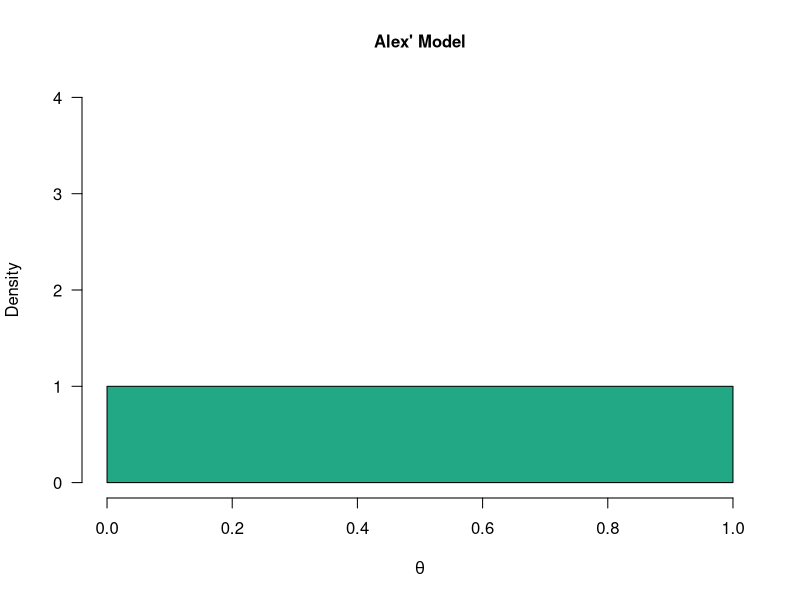
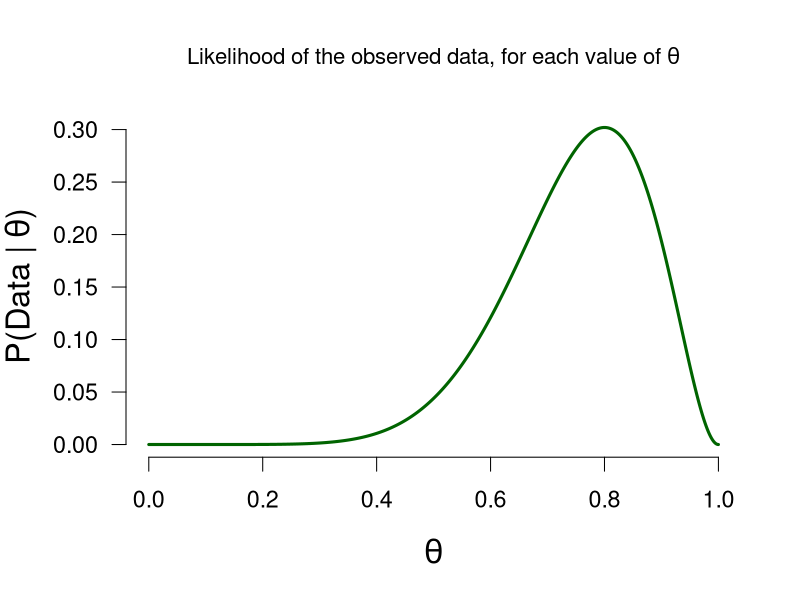
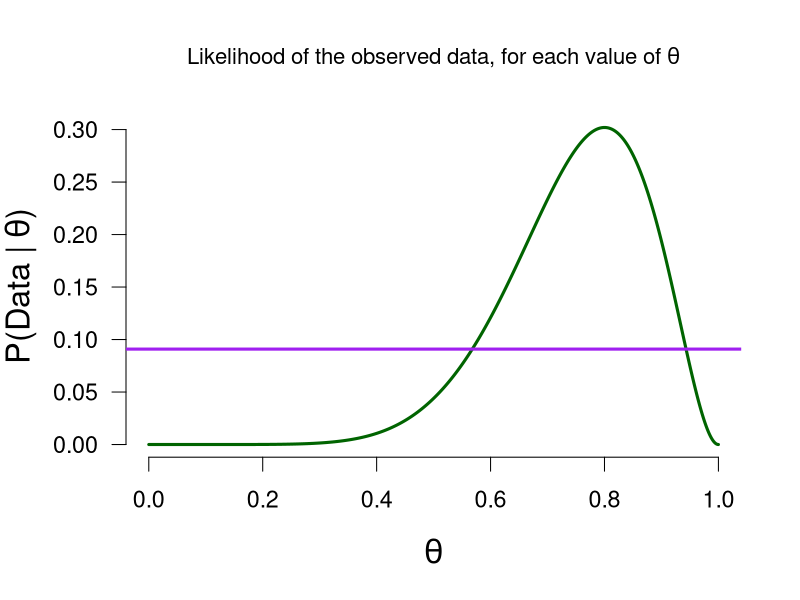
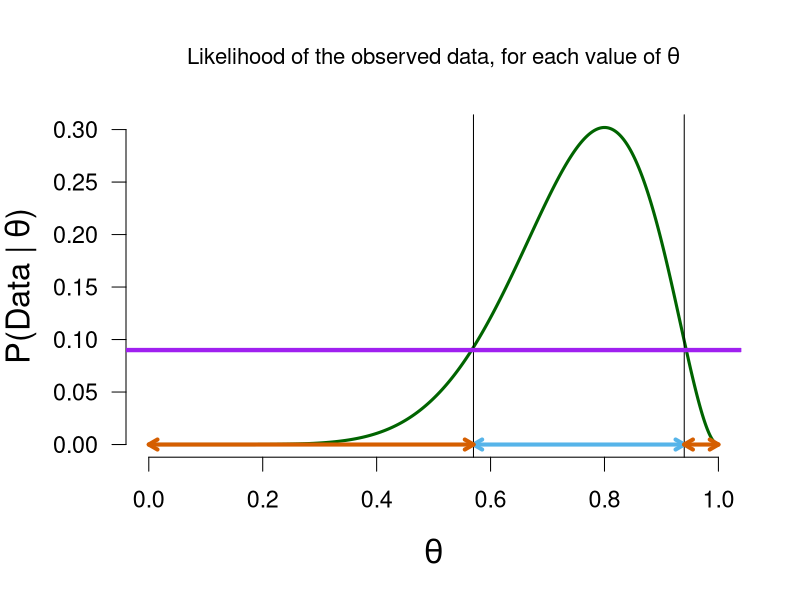
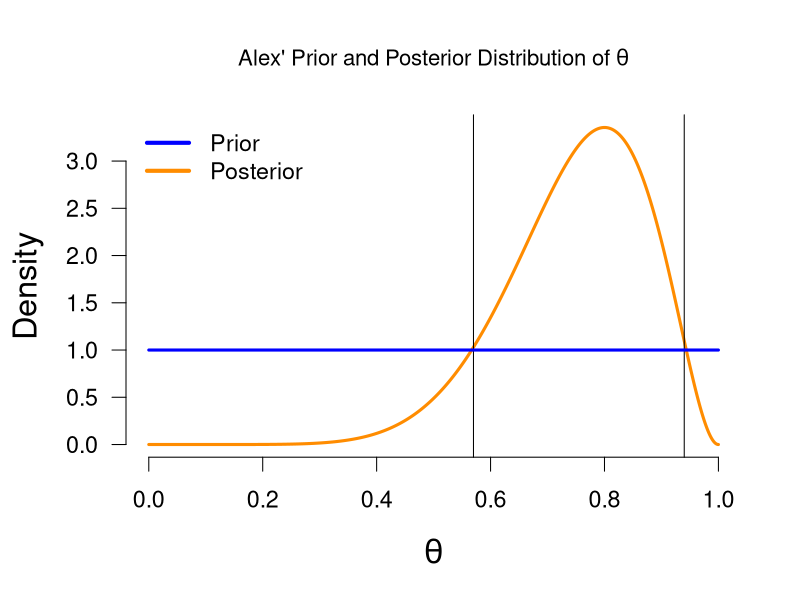
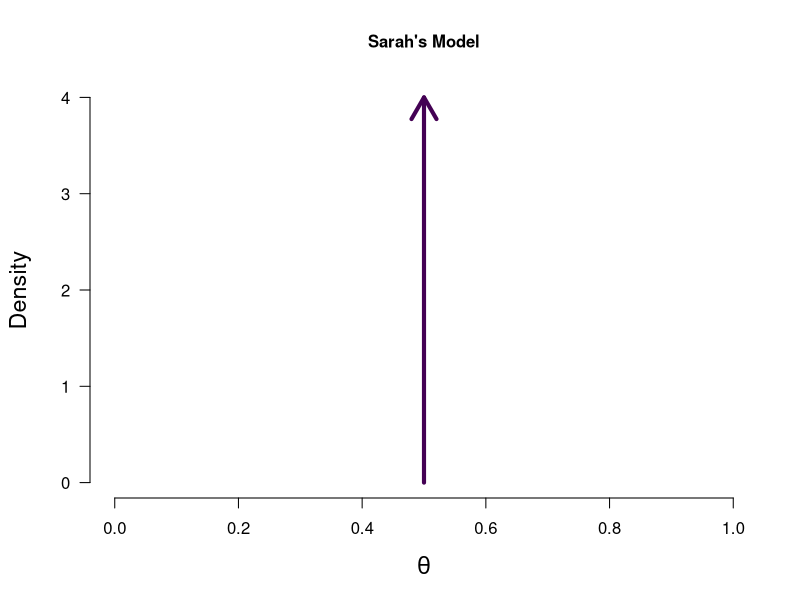
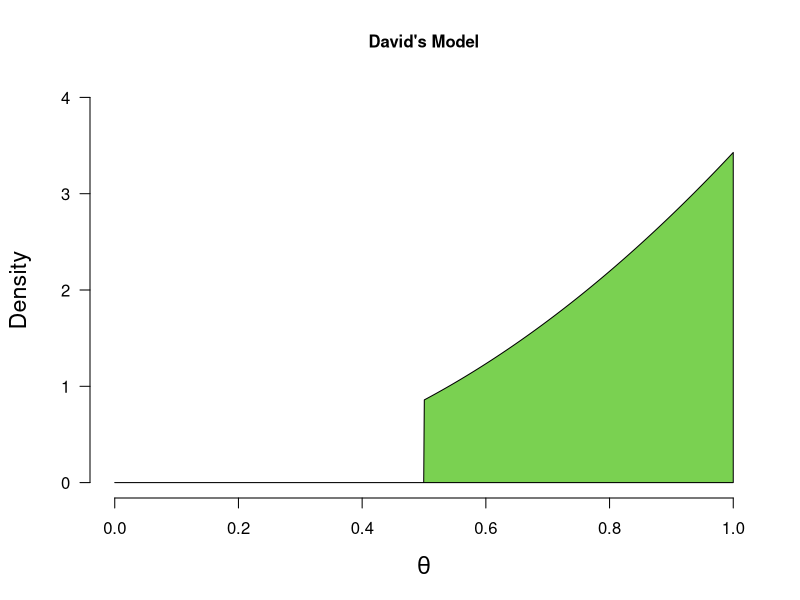
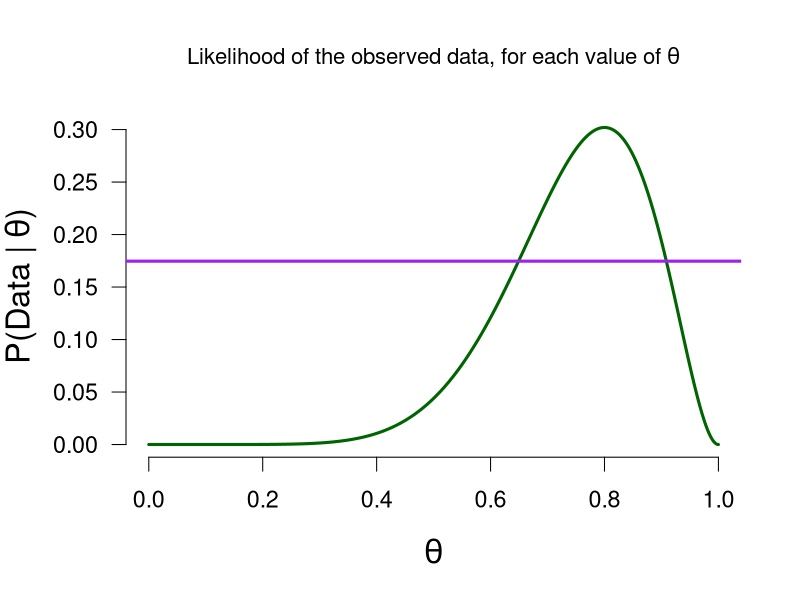

The R script that drew these images, in order:
## ---- chunk 1
tBetFun <- function(x, shape1 = 1, shape2 = 1, side = "pos") {
  ds <- dbeta(x, shape1, shape2)
  if (side == "pos") {
    ds[x<0.5] <- 0
    ds <- ds / integrate(function(x) dbeta(x, shape1, shape2), lower = 0.5, upper = 1)[[1]]
  } else if (side == "neg") {
    ds[x>0.5] <- 0
    ds <- ds / integrate(function(x) dbeta(x, shape1, shape2), lower = 0, upper = 0.5)[[1]]
  }
  return(ds)
}
## ---- chunk 2
#| label: fig-uninformed-model-binomial-prediction-2
par(mfrow = c(1, 1), cex.main = 1)
cols <- viridis::viridis(6)

plot(1, 1, type ="n", xlim = c(0,1), ylim = c(0,4), bty = "n", main = "Alex' Model",
     las = 1, xlab = expression(theta), ylab = "Density")
mySeq <- seq(0, 1, length.out = 1e3)
polygon(x =  c(mySeq, rev(mySeq)), y = c(rep(0, 1e3), tBetFun(mySeq, 1, 1, side = "neutral")), col = cols[4]) 

## ---- chunk 3
#| label: fig-likelihood-binomial-8-heads
par(cex = 1.4, cex.lab = 1.4, mar = c(5.1, 4.5, 4.1, 2.1), cex.main = 0.95)
ss <- seq(0, 1, length.out = 1e4)
dd <- dbinom(x = 8, size = 10, ss)
plot(ss, dd, type = "l", bty = "n", las = 1, ylab = bquote("P(Data |" ~ theta * ")"), xlab = bquote(theta),
     main = bquote("Likelihood of the observed data, for each value of" ~theta),
     lwd = 3, col = "darkgreen")
## ---- chunk 4
#| label: fig-likelihood-binomial-8-heads-marginal
par(cex = 1.4, cex.lab = 1.4, mar = c(5.1, 4.5, 4.1, 2.1), cex.main = 0.95)
ss <- seq(0, 1, length.out = 1e4)
dd <- dbinom(x = 8, size = 10, ss)
plot(ss, dd, type = "l", bty = "n", las = 1, ylab = bquote("P(Data |" ~ theta * ")"), xlab = bquote(theta),
     main = bquote("Likelihood of the observed data, for each value of" ~theta),
     lwd = 3, col = "darkgreen")
abline(h = 1/11, lwd = 3, col = "purple")
## ---- chunk 5
#| label: fig-likelihood-binomial-8-heads-marginal-redgreen
par(cex = 1.4, cex.lab = 1.4, mar = c(5.1, 4.5, 4.1, 2.1), cex.main = 0.95)
pCol <- palette.colors(NULL, "Okabe-Ito")
margLik <- round(1/11, 2)
bords <- round(ss[round(dd, 3) == margLik], 2)
ll <- unique(bords)[1]
uu <- unique(bords)[length(unique(bords))]
plot(ss, dd, type = "l", bty = "n", las = 1, ylab = bquote("P(Data |" ~ theta * ")"), xlab = bquote(theta),
     main = bquote("Likelihood of the observed data, for each value of" ~theta),
     lwd = 3, col = "darkgreen")
ll <- unique(bords)[1]
uu <- unique(bords)[length(unique(bords))]
abline(v = uu)
abline(v = ll)
arrows(ll, 0, uu, 0,  lwd = 4, length = 0.1, code = 3, col = pCol[3])
abline(h = margLik, lwd = 4, col = "purple")

ll <- 0
uu <- unique(bords)[1]
arrows(ll, 0, uu, 0,  lwd = 4, length = 0.1, code = 3, col = pCol[7])
ll <- unique(bords)[length(unique(bords))]
uu <- 1

sq <- seq(ll, uu, length.out = 1e3) #+0.001
arrows(ll, 0, uu, 0,  lwd = 4, length = 0.1, code = 3, col =  pCol[7])
abline(h = margLik, lwd = 4, col = "purple")
## ---- chunk 6
#| label: fig-prior-posterior-binomial
prior <- dbeta(ss, 1, 1)
posterior <- prior * dd / margLik
par(cex = 1.4, cex.lab = 1.4, mar = c(5.1, 4.5, 4.1, 2.1))
plot(ss, posterior, type = "l", bty = "n", las = 1, ylab = "Density", xlab = bquote(theta),
     main = bquote("Alex' Prior and Posterior Distribution of" ~theta),
     lwd = 3, col = "darkorange")
ll <- unique(bords)[1]
uu <- unique(bords)[length(unique(bords))]
abline(v = uu)
abline(v = ll)
curve(dbeta(x, 1, 1), from = 0, to = 1, lwd = 3, col ="blue", add = TRUE)
legend("topleft", legend = c("Prior", "Posterior"), col = c("blue", "darkorange"), lty = 1, lwd = 4, bty = "n")
## ---- chunk 7
#| label: fig-sarah-model-binomial
par(mfrow = c(1, 1), cex.main = 1)
cols <- viridis::viridis(6)
plot(1, 1, type ="n", xlim = c(0,1), ylim = c(0,4), bty = "n", main = "Sarah's Model",
     las = 1, xlab = expression(theta), ylab = "Density")
arrows(x0 = 0.5, x1 = 0.5, y0 = 0, y1 = 4.0, lwd = 4, col = cols[1])
## ---- chunk 8
#| label: fig-david-model-binomial
par(mfrow = c(1, 1), cex.main = 1)
tBetFun <- function(x, shape1 = 1, shape2 = 1, side = "pos") {
  ds <- dbeta(x, shape1, shape2)
  if (side == "pos") {
    ds[x<0.5] <- 0
    ds <- ds / integrate(function(x) dbeta(x, shape1, shape2), lower = 0.5, upper = 1)[[1]]
  } else if (side == "neg") {
    ds[x>0.5] <- 0
    ds <- ds / integrate(function(x) dbeta(x, shape1, shape2), lower = 0, upper = 0.5)[[1]]
  }
  return(ds)
}
cols <- viridis::viridis(6)
plot(1, 1, type ="n", xlim = c(0,1), ylim = c(0,4), bty = "n", main = "David's Model", 
     las = 1, xlab = expression(theta), ylab = "Density")
polygon(x =  c(mySeq, rev(mySeq)), y = c(rep(0, 1e3), rev(tBetFun(mySeq, 3, 1))), col = cols[5]) 

# David's marginal
samps <- rbeta(1e5, 3, 1)
samps[samps<0.5] <- 1- samps[samps<0.5]
samps <- c(0:5, rbinom(1e5, 10, samps))
davMarLik <- (table(samps)/1e5)[9]
## ---- chunk 9
#| label: fig-likelihood-binomial-8-heads-marginal-david

par(cex = 1.4, cex.lab = 1.4, mar = c(5.1, 4.5, 4.1, 2.1), cex.main = 0.95)
ss <- seq(0, 1, length.out = 1e4)
dd <- dbinom(x = 8, size = 10, ss)
plot(ss, dd, type = "l", bty = "n", las = 1, ylab = bquote("P(Data |" ~ theta * ")"), xlab = bquote(theta),
     main = bquote("Likelihood of the observed data, for each value of" ~theta),
     lwd = 3, col = "darkgreen")
abline(h = davMarLik, lwd = 3, col = "purple")
## ---- chunk 10
#| label: fig-prior-posterior-binomial-david
ss <- seq(0, 1, length.out = 1e4)
priorD <- dbeta(ss, 3, 1)
priorD <- ifelse(ss < 0.5, 0, priorD)
dd <- dbinom(8, 10, ss)
posterior <- (priorD * dd) / (davMarLik/ integrate(function(x) dbeta(x, 3, 1), lower = 0.5, upper = 1)$value)
par(cex = 1.4, cex.lab = 1.4, mar = c(5.1, 4.5, 4.1, 2.1))
plot(ss, posterior, type = "l", bty = "n", las = 1, ylab = "Density", xlab = bquote(theta),
     main = bquote("David's Prior and Posterior Distribution of" ~theta), ylim = c(0, 3),
     lwd = 3, col = "darkorange")
bords <- round(ss[round(dd, 3) == round(davMarLik, 3)], 10)
ll <- unique(bords)[1]+0.02
uu <- unique(bords)[length(unique(bords))]-0.01
abline(v = uu)
abline(v = ll)
lines(ss, priorD, type="l", lwd = 3, col ="blue")
lines(ss, posterior, type="l", lwd = 3, col ="orange", lty = 2)
legend("topleft", legend = c("Prior", "Posterior"), col = c("blue", "darkorange"), lty = 1, lwd = 4, bty = "n")
## ---- chunk 11
# David's marginal
#| label: fig-prior-posterior-binomial-david-alt

samps <- rbeta(1e5, 3, 1)
samps[samps<0.5] <- 1- samps[samps<0.5]
samps <- c(0:5, rbinom(1e5, 11, samps))
davMarLik <- (table(samps)/1e5)[2]

ss <- seq(0, 1, length.out = 1e4)
priorD <- dbeta(ss, 3, 1)
priorD <- ifelse(ss < 0.5, 0, priorD)
dd <- dbinom(1, 11, ss)
posterior <- (priorD * dd) / (davMarLik/ integrate(function(x) dbeta(x, 3, 1), lower = 0.5, upper = 1)$value)
par(cex = 1.4, cex.lab = 1.4, mar = c(5.1, 4.5, 4.1, 2.1))
plot(ss, posterior, type = "l", bty = "n", las = 1, ylab = "Density", xlab = bquote(theta),
     main = bquote("David's Prior and Posterior Distribution of" ~theta), ylim = c(0, 10),
     lwd = 3, col = "darkorange")
lines(ss, priorD, type="l", lwd = 3, col ="blue")
lines(ss, posterior, type="l", lwd = 3, col ="orange", lty = 2)
legend("topleft", legend = c("Prior", "Posterior"), col = c("blue", "darkorange"), lty = 1, lwd = 4, bty = "n")
